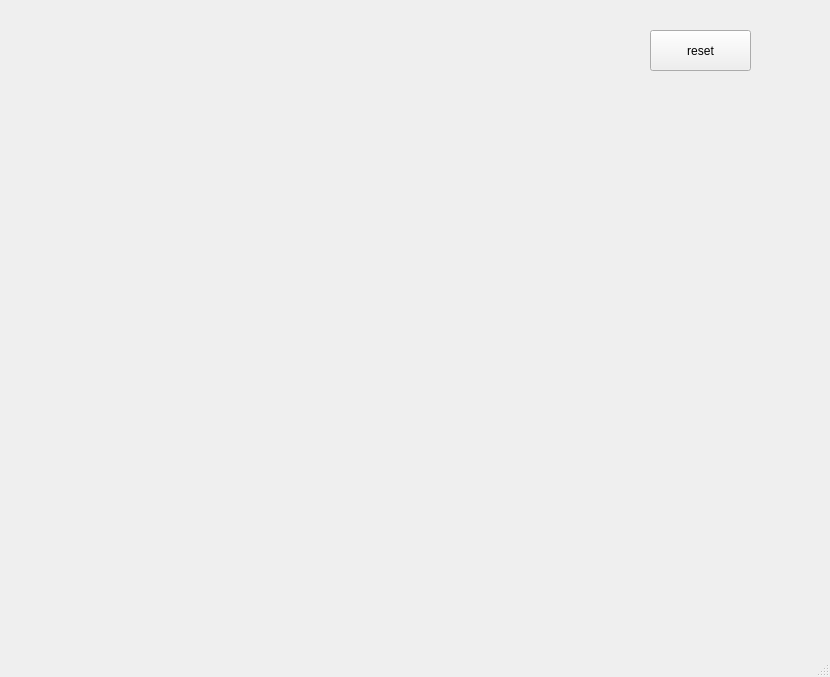
<?xml version="1.0" encoding="UTF-8"?>
<ui version="4.0">
 <class>MainWindow</class>
 <widget class="QMainWindow" name="MainWindow">
  <property name="geometry">
   <rect>
    <x>0</x>
    <y>0</y>
    <width>830</width>
    <height>677</height>
   </rect>
  </property>
  <property name="windowTitle">
   <string>MainWindow</string>
  </property>
  <property name="iconSize">
   <size>
    <width>40</width>
    <height>40</height>
   </size>
  </property>
  <widget class="QWidget" name="centralwidget">
   <widget class="QPushButton" name="pbReset">
    <property name="geometry">
     <rect>
      <x>650</x>
      <y>30</y>
      <width>101</width>
      <height>41</height>
     </rect>
    </property>
    <property name="toolTip">
     <string/>
    </property>
    <property name="whatsThis">
     <string>dwqd</string>
    </property>
    <property name="text">
     <string>reset</string>
    </property>
   </widget>
  </widget>
  <widget class="QMenuBar" name="menubar">
   <property name="geometry">
    <rect>
     <x>0</x>
     <y>0</y>
     <width>830</width>
     <height>21</height>
    </rect>
   </property>
  </widget>
  <widget class="QStatusBar" name="statusbar"/>
 </widget>
 <resources/>
 <connections/>
</ui>
